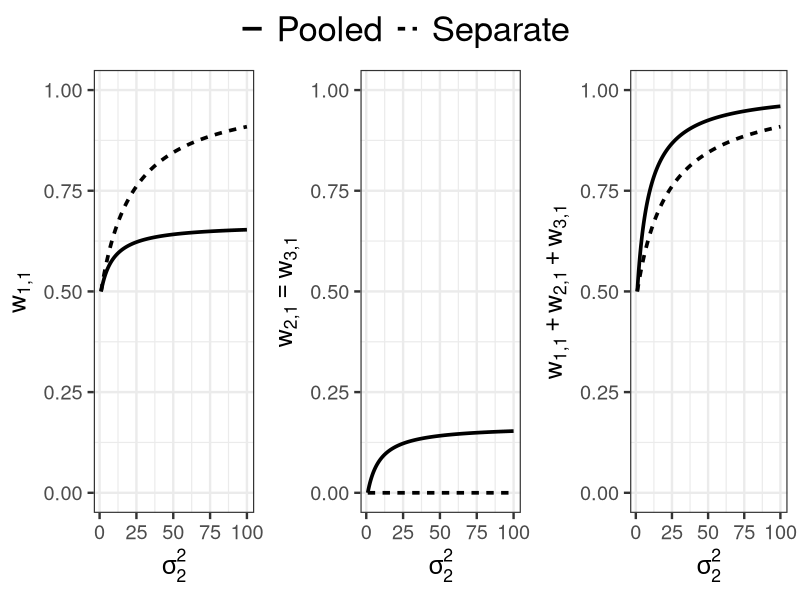

Reproduce this figure in R.
library(tidyverse)
library(ggpubr)

# This file generates Figure 1

cvec = c(1,1,1) 
sigma2_1 = 1
sigma2_2 = 1
sigma2_eps = 10
one_3 = rep(1,3)

# We use Eq. (9) to obtain the optimal weights of pooled inference
getWMatPool = function(sigma2_1, sigma2_2, sigma2_eps, cvec){
  sigma2_exp = c(sigma2_1, sigma2_2)
  Sigma_u = diag(3) %x% matrix(1,2,2) + (cvec %*% t(cvec)) %x% diag(sigma2_exp) +
    sigma2_eps * diag(6)
  E = diag(3) %x% rep(1,2)
  wMat = solve(Sigma_u) %*% E %*% solve(t(E) %*% solve(Sigma_u) %*% E) 
  return(wMat)
}

# We use Eq. (EC.10) to obtain the optimal weights of separate inference
getWMatSep = function(sigma2_1, sigma2_2, sigma2_eps, cvec){
  sigma2_exp = c(sigma2_1, sigma2_2)
  Sigma_u = diag(3) %x% matrix(1,2,2) + (cvec %*% t(cvec)) %x% diag(sigma2_exp) +
    sigma2_eps * diag(6)
  wMat = matrix(0, 6, 3)
  for(i in 1:3){
    idx = 1:2 + (i-1)*2
    wsol = rowSums(solve(Sigma_u[idx, idx]))
    wMat[idx,i] = wsol/sum(wsol)
  }
  return(wMat)
}


sigma2_2_vec = seq(1, 100, by = 0.5)

# 1,3,5 columns are the weights of the first experts for variables 1,2,3
w_mat_prod1_pool = map_dfc(sigma2_2_vec, ~getWMatPool(sigma2_1, .x, sigma2_eps, cvec)[c(1,3,5),1])
w_mat_prod1_sep = map_dfc(sigma2_2_vec, ~getWMatSep(sigma2_1, .x, sigma2_eps, cvec)[c(1,3,5),1])

w_mat_prod2_pool = map_dfc(sigma2_2_vec, ~getWMatPool(sigma2_1, .x, sigma2_eps, cvec)[c(1,3,5),2])
w_mat_prod2_sep = map_dfc(sigma2_2_vec, ~getWMatSep(sigma2_1, .x, sigma2_eps, cvec)[c(1,3,5),2])

w_mat_prod3_pool = map_dfc(sigma2_2_vec, ~getWMatPool(sigma2_1, .x, sigma2_eps, cvec)[c(1,3,5),3])
w_mat_prod3_sep = map_dfc(sigma2_2_vec, ~getWMatSep(sigma2_1, .x, sigma2_eps, cvec)[c(1,3,5),3])


df4plot = data.frame(Sigma2_2 = sigma2_2_vec,
                     Separate = as.numeric(w_mat_prod1_sep[1,]),
                     Pooled = as.numeric(w_mat_prod1_pool[1,]))

df4plot_long = pivot_longer(df4plot, cols = Separate:Pooled, names_to = "Type",
                            values_to = "Weight")

p1 = ggplot(df4plot_long, aes(Sigma2_2, Weight, linetype = Type)) + geom_line(linewidth = 1.25) + 
  ylim(0,1) + xlab(expression(sigma[2]^2)) + ylab(expression(w['1,1'])) +
  theme_bw(18) + theme(legend.text = element_text(size = 25)) + 
  scale_linetype_discrete(name = "")


df4plot = data.frame(Sigma2_2 = sigma2_2_vec,
                     Separate = as.numeric(w_mat_prod1_sep[2,]),
                     Pooled = as.numeric(w_mat_prod1_pool[2,]))

df4plot_long = pivot_longer(df4plot, cols = Separate:Pooled, names_to = "Type",
                            values_to = "Weight")

p2 = ggplot(df4plot_long, aes(Sigma2_2, Weight, linetype = Type)) + geom_line(linewidth = 1.25) + 
  ylim(0,1) + xlab(expression(sigma[2]^2)) + ylab(expression(w['2,1'] == w['3,1'])) +
  theme_bw(18) + theme(legend.text = element_text(size = 25)) + 
  scale_linetype_discrete(name = "")


df4plot = data.frame(Sigma2_2 = sigma2_2_vec,
                     Separate = as.numeric(colSums(w_mat_prod1_sep)),
                     Pooled = as.numeric(colSums(w_mat_prod1_pool)))


df4plot_long = pivot_longer(df4plot, cols = Separate:Pooled, names_to = "Type",
                            values_to = "Weight")


p3 = ggplot(df4plot_long, aes(Sigma2_2, Weight, linetype = Type)) + geom_line(linewidth = 1.25) + 
  ylim(0,1) + xlab(expression(sigma[2]^2)) + ylab(expression(w['1,1'] + w['2,1'] + w['3,1'])) +
  theme_bw(18) + theme(legend.text = element_text(size = 25)) + 
  scale_linetype_discrete(name = "")


# pdf("FigurePool/wMatSigma2Prod1.pdf", width = 16, height = 6)
ggarrange(p1, p2, p3, ncol=3, nrow=1, common.legend = TRUE, legend="top")
# dev.off()